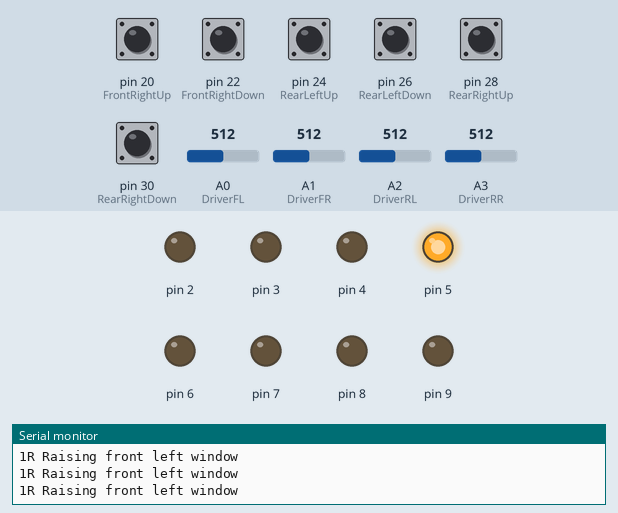
The sketch below on a simulated Arduino Mega 2560, built with avr-gcc and run on an emulated ATmega2560. Shown: output pins drawn as LEDs (lit = HIGH), the last lines printed to the serial monitor. Inputs (shaded band) come from the test bench; at power-on: pin 20 (FrontRightUp), pin 22 (FrontRightDown), pin 24 (RearLeftUp), pin 26 (RearLeftDown), pin 28 (RearRightUp), pin 30 (RearRightDown) LOW, A0 (DriverFL) = 512, A3 (DriverRR) = 512, A1 (DriverFR) = 512, A2 (DriverRL) = 512.

Above: at 1.2 s.
1.3 s: A0 (DriverFL) set to 309
2.8 s: A0 (DriverFL) set to 291
At 3.2 s:
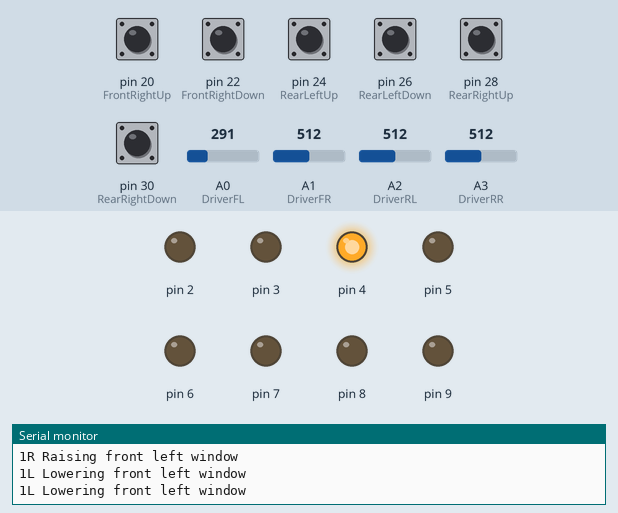
4.4 s: A0 (DriverFL) set to 1010
At 5.6 s:
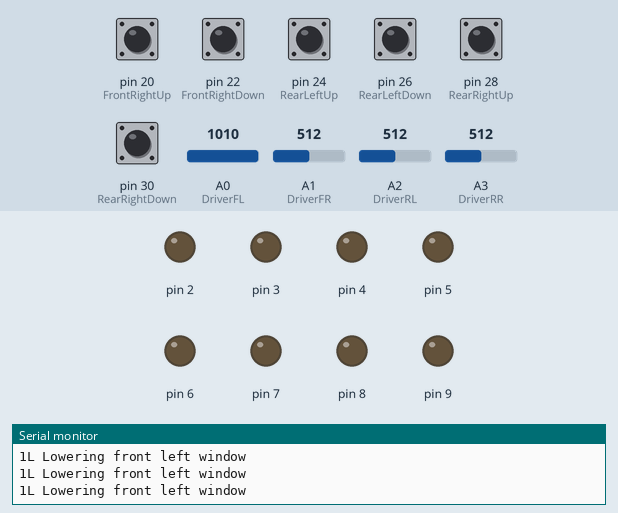
5.9 s: A3 (DriverRR) set to 793
7.4 s: A3 (DriverRR) set to 817
At 8.6 s:
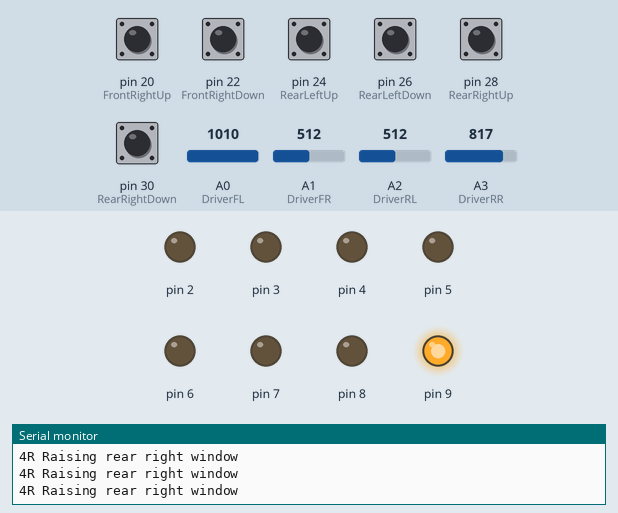
8.9 s: A3 (DriverRR) set to 131
10.4 s: A3 (DriverRR) set to 114
At 11.3 s:
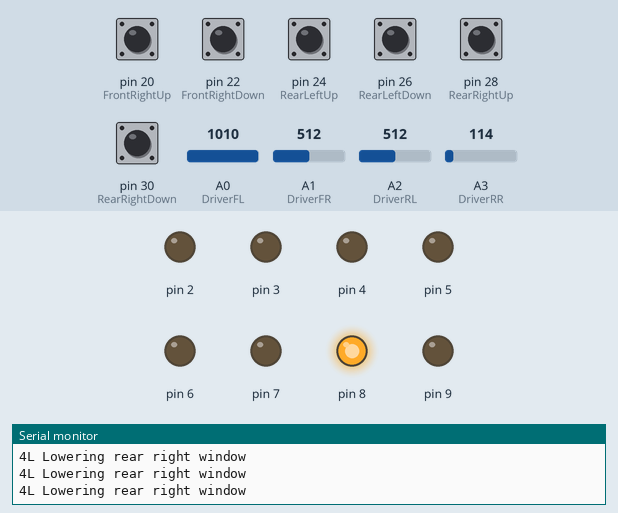
Timing chart, 0 to 12.9 s (numbered marks = the images above; inputs shaded):
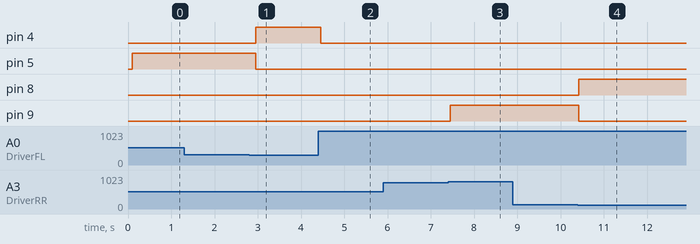

Measured:
- the behaviour switches between 300 and 299 on A0 (DriverFL) (found by bisection; images 0 and 1)
- the behaviour switches between 800 and 801 on A3 (DriverRR) (found by bisection; images 2 and 3)
- the behaviour switches between 125 and 124 on A3 (DriverRR) (found by bisection; images 3 and 4)
- after the input at 2.8 s, pin 4: LOW → HIGH after 0.16 s; pin 5: HIGH → LOW after 0.16 s
- after the input at 4.4 s, pin 4: HIGH → LOW after 0.06 s
- after the input at 5.9 s, every drawn part: stays the same
- after the input at 7.4 s, pin 9: LOW → HIGH after 0.05 s
- after the input at 8.9 s, every drawn part: stays the same
- after the input at 10.4 s, pin 8: LOW → HIGH at once; pin 9: HIGH → LOW at once

The sketch:

GolfIVPW_V1.ino
```cpp
//Input pins:
int DriverFL = A0;
int DriverFR = A1;
int DriverRL = A2;
int DriverRR = A3;
int FrontRightUp = 20;
int FrontRightDown = 22;
int RearLeftUp = 24;
int RearLeftDown = 26;
int RearRightUp = 28;
int RearRightDown = 30;

void setup() {
  // put your setup code here, to run once:
  Serial.begin(9600);
  // Inputs from window buttons
  pinMode(FrontRightUp, INPUT);
  pinMode(FrontRightDown, INPUT);
  pinMode(RearLeftUp, INPUT);
  pinMode(RearLeftDown, INPUT);
  pinMode(RearRightUp, INPUT);
  pinMode(RearRightDown, INPUT);
  // Outputs to motor drivers:
  pinMode(2, OUTPUT);
  pinMode(3, OUTPUT);
  pinMode(4, OUTPUT);
  pinMode(5, OUTPUT);
  pinMode(6, OUTPUT);
  pinMode(7, OUTPUT);
  pinMode(8, OUTPUT);
  pinMode(9, OUTPUT);
}

void loop() {
  // Reading and storing button values
int DriverFL_val = analogRead(DriverFL); // Front left door window
int DriverFR_val = analogRead(DriverFR); // Front right door window
int DriverRL_val = analogRead(DriverRL); // Rear left door window
int DriverRR_val = analogRead(DriverRR); // Rear right door window
int FrontRightUp_val = digitalRead(FrontRightUp);
int FrontRightDown_val = digitalRead(FrontRightDown);
int RearLeftUp_val = digitalRead(RearLeftUp);
int RearLeftDown_val = digitalRead(RearLeftDown);
int RearRightUp_val = digitalRead(RearRightUp);
int RearRightDown_val = digitalRead(RearRightDown);

 //Controlling wether to debug signals
int DriverDoorReadout = 0;
int FrontRightReadout = 0;
int RearLeftReadout = 0;
int RearRightReadout = 0;

if(DriverDoorReadout == 1){
  Serial.print("DriverFL: ");
  Serial.println(DriverFL_val);
  Serial.print("DriverFR: ");
  Serial.println(DriverFR_val);
  Serial.print("DriverRL: ");
  Serial.println(DriverRL_val);
  Serial.print("DriverRR: ");
  Serial.println(DriverRR_val);
  delay(2500);
}

if(FrontRightReadout == 1){
  Serial.print("FrontRightUp: ");
  Serial.print(FrontRightUp_val);
  Serial.print(", FrontRightDown: ");
  Serial.println(FrontRightDown_val);
  delay(2500);
}

if(RearLeftReadout == 1){
  Serial.print("RearLeftUp: ");
  Serial.print(RearLeftUp_val);
  Serial.print(", RearLeftDown: ");
  Serial.println(RearLeftDown_val);
  delay(2500);
}

if(RearRightReadout == 1){
  Serial.print("RearRightUp: ");
  Serial.print(RearRightUp_val);
  Serial.print(", RearRightDown: ");
  Serial.println(RearRightDown_val);
  delay(2500);
}


/*if(A6_val < 5){
Serial.println("Unlocking car");
delay(750);
}
if(A6_val > 130 && A6_val < 180){
Serial.println("Locking car");
delay(750);
}

if(A7_val < 30 && a7block == 0){
Serial.println("Blocking rear window controls");
a7block = 1;
delay(750);
}
if(A7_val > 1000 && a7block == 1){
Serial.println("Unblocking rear window controls");
a7block = 0;
delay(750);
}
*/

if(DriverFL_val < 1000){
  delay(100);
  DriverFL_val = analogRead(DriverFL); // Driver door window
  while(DriverFL_val < 300){
    Serial.println("1L Lowering front left window");
    digitalWrite(4, HIGH);
    digitalWrite(5, LOW);
    delay(150);
    DriverFL_val = analogRead(DriverFL); // Driver door window
  }
  while(DriverFL_val > 300 && DriverFL_val < 950){
    Serial.println("1R Raising front left window");
    digitalWrite(4, LOW);
    digitalWrite(5, HIGH);
    delay(150);
    DriverFL_val = analogRead(DriverFL); // Driver door window
  }
}
if(DriverFL_val > 1000){
    digitalWrite(4, LOW);
    digitalWrite(5, LOW);
}

/*
if(A13_val < 1000){
  delay(50);
  A13_val = analogRead(A13); // front right door window
  while(A13_val < 95){
    Serial.println("2L Lowering front right window");
    delay(500);
    A13_val = analogRead(A13); // front right door window
  }
  while(A13_val > 95 && A13_val < 600){
    Serial.println("2R Raising front right window");
    delay(500);
    A13_val = analogRead(A13); // front right door window
  }
}

if(A14_val < 1000){
  delay(50);
  A14_val = analogRead(A14); // Rear left door window
  while(A14_val < 100){
    Serial.println("3L Lowering rear left window");
    delay(500);
    A14_val = analogRead(A14); // Rear right door window
  }
  while(A14_val > 100 && A14_val < 600){
    Serial.println("3R Raising rear left window");
    delay(500);
    A14_val = analogRead(A14); // Rear right door window
  }
}
*/

if(DriverRR_val < 1000){
  delay(50);
  DriverRR_val = analogRead(DriverRR); // Rear right door window
  while(DriverRR_val < 125){
    Serial.println("4L Lowering rear right window");
    digitalWrite(8, HIGH);
    digitalWrite(9, LOW);
    delay(50);
    DriverRR_val = analogRead(DriverRR); // Rear right door window
  }
  while(DriverRR_val > 800 && DriverRR_val < 950){
    Serial.println("4R Raising rear right window");
    digitalWrite(8, LOW);
    digitalWrite(9, HIGH);
    delay(50);
    DriverRR_val = analogRead(DriverRR); // Rear right door window
  }
}

if(DriverRR_val > 1000){
    digitalWrite(8, LOW);
    digitalWrite(9, LOW);
}

}
```
